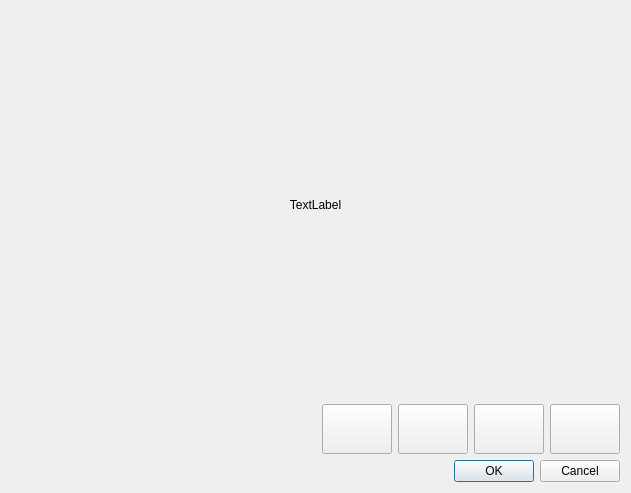
<?xml version="1.0" encoding="UTF-8"?>
<ui version="4.0">
 <class>LayoutDialog</class>
 <widget class="QDialog" name="LayoutDialog">
  <property name="geometry">
   <rect>
    <x>0</x>
    <y>0</y>
    <width>631</width>
    <height>493</height>
   </rect>
  </property>
  <property name="windowTitle">
   <string>Dialog</string>
  </property>
  <layout class="QVBoxLayout" name="verticalLayout">
   <property name="sizeConstraint">
    <enum>QLayout::SetDefaultConstraint</enum>
   </property>
   <item>
    <layout class="QGridLayout" name="gridLayout">
     <item row="0" column="0">
      <widget class="QLabel" name="label_4">
       <property name="text">
        <string>TextLabel</string>
       </property>
       <property name="alignment">
        <set>Qt::AlignCenter</set>
       </property>
      </widget>
     </item>
    </layout>
   </item>
   <item>
    <layout class="QHBoxLayout" name="horizontalLayout">
     <item>
      <spacer name="horizontalSpacer">
       <property name="orientation">
        <enum>Qt::Horizontal</enum>
       </property>
       <property name="sizeHint" stdset="0">
        <size>
         <width>40</width>
         <height>20</height>
        </size>
       </property>
      </spacer>
     </item>
     <item>
      <widget class="QToolButton" name="layout_1">
       <property name="minimumSize">
        <size>
         <width>70</width>
         <height>50</height>
        </size>
       </property>
       <property name="maximumSize">
        <size>
         <width>70</width>
         <height>50</height>
        </size>
       </property>
       <property name="text">
        <string/>
       </property>
       <property name="iconSize">
        <size>
         <width>60</width>
         <height>40</height>
        </size>
       </property>
      </widget>
     </item>
     <item>
      <widget class="QToolButton" name="layout_4">
       <property name="minimumSize">
        <size>
         <width>70</width>
         <height>50</height>
        </size>
       </property>
       <property name="maximumSize">
        <size>
         <width>70</width>
         <height>50</height>
        </size>
       </property>
       <property name="text">
        <string/>
       </property>
       <property name="iconSize">
        <size>
         <width>60</width>
         <height>40</height>
        </size>
       </property>
      </widget>
     </item>
     <item>
      <widget class="QToolButton" name="layout_9">
       <property name="minimumSize">
        <size>
         <width>70</width>
         <height>50</height>
        </size>
       </property>
       <property name="maximumSize">
        <size>
         <width>70</width>
         <height>50</height>
        </size>
       </property>
       <property name="text">
        <string/>
       </property>
       <property name="iconSize">
        <size>
         <width>60</width>
         <height>40</height>
        </size>
       </property>
      </widget>
     </item>
     <item>
      <widget class="QToolButton" name="layout_custom">
       <property name="minimumSize">
        <size>
         <width>70</width>
         <height>50</height>
        </size>
       </property>
       <property name="maximumSize">
        <size>
         <width>70</width>
         <height>50</height>
        </size>
       </property>
       <property name="text">
        <string/>
       </property>
       <property name="iconSize">
        <size>
         <width>60</width>
         <height>40</height>
        </size>
       </property>
      </widget>
     </item>
    </layout>
   </item>
   <item>
    <widget class="QDialogButtonBox" name="buttonBox">
     <property name="orientation">
      <enum>Qt::Horizontal</enum>
     </property>
     <property name="standardButtons">
      <set>QDialogButtonBox::Cancel|QDialogButtonBox::Ok</set>
     </property>
     <property name="centerButtons">
      <bool>false</bool>
     </property>
    </widget>
   </item>
  </layout>
 </widget>
 <resources/>
 <connections>
  <connection>
   <sender>buttonBox</sender>
   <signal>accepted()</signal>
   <receiver>LayoutDialog</receiver>
   <slot>accept()</slot>
   <hints>
    <hint type="sourcelabel">
     <x>248</x>
     <y>254</y>
    </hint>
    <hint type="destinationlabel">
     <x>157</x>
     <y>274</y>
    </hint>
   </hints>
  </connection>
  <connection>
   <sender>buttonBox</sender>
   <signal>rejected()</signal>
   <receiver>LayoutDialog</receiver>
   <slot>reject()</slot>
   <hints>
    <hint type="sourcelabel">
     <x>316</x>
     <y>260</y>
    </hint>
    <hint type="destinationlabel">
     <x>286</x>
     <y>274</y>
    </hint>
   </hints>
  </connection>
 </connections>
</ui>
